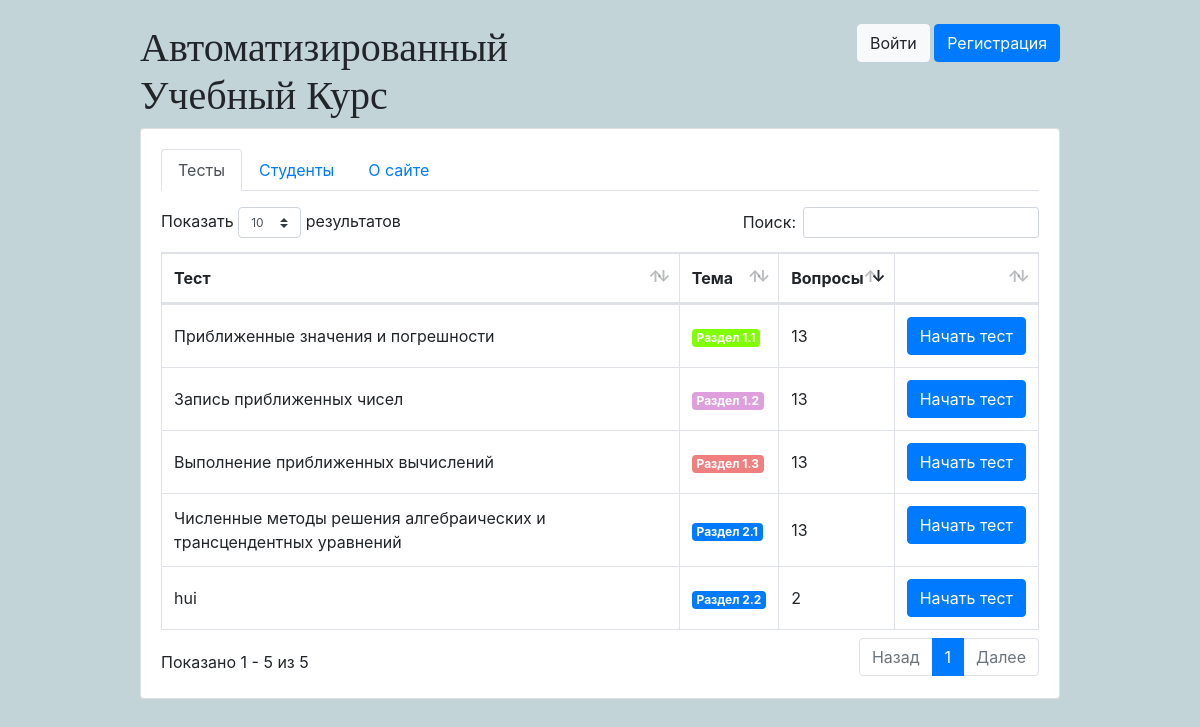
The app's page /, older data.
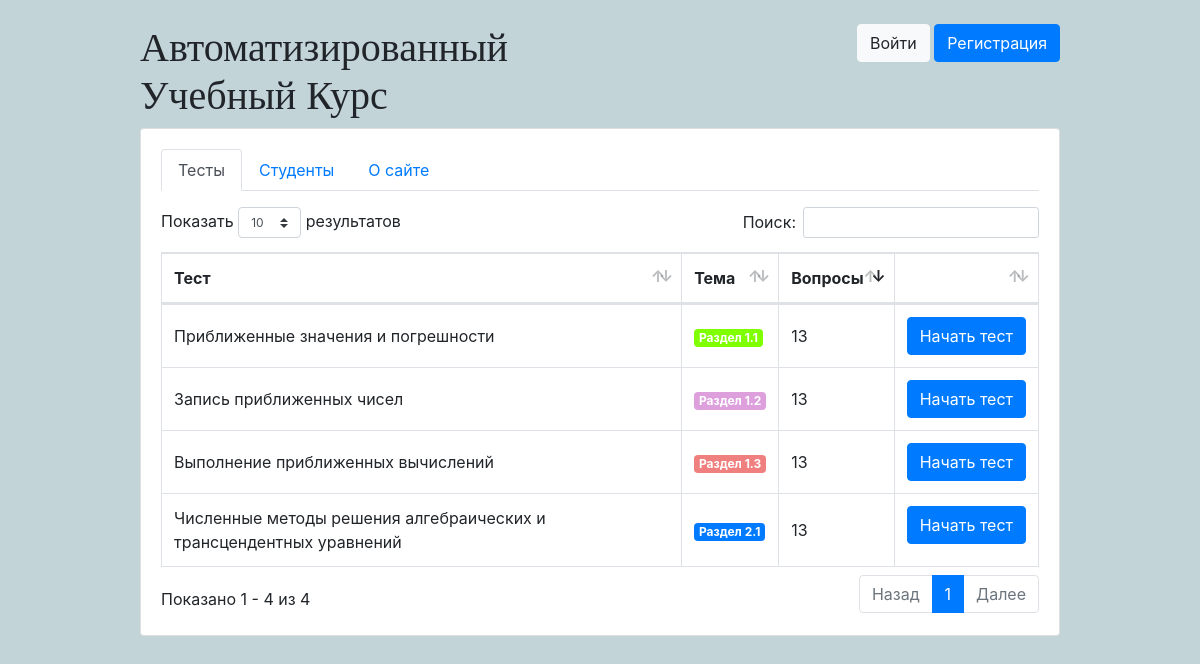
The same page, newer data.
### classroom/models.py (models this page shows, shortened)
class Quiz(models.Model):
    owner = models.ForeignKey(User, on_delete=models.CASCADE, related_name='quizzes')
    name = models.CharField(max_length=255)
    subject = models.ForeignKey(Subject, on_delete=models.CASCADE, related_name='quizzes')

class Subject(models.Model):
    name = models.CharField(max_length=30)
    color = models.CharField(max_length=7, default='#007bff')
    def get_html_badge(self):
        name = escape(self.name)
        color = escape(self.color)
        html = '<span class="badge badge-primary" style="background-color: %s">%s</span>' % (color, name)
        return mark_safe(html)

### classroom/views/classroom.py (the view, shortened to what this page needs)
# urls.py: path('', classroom.home, name='home'),
def home(request):
    return render(request,'classroom/quiz_list.html',{
        'quizzes':Quiz.objects.annotate(questions_count=Count('questions')) \
            .filter(questions_count__gt=0)})

### classroom/templates/classroom/quiz_list.html (shortened to what this page needs)
{% extends 'base.html' %}
{% load static %}
{% block css %}
<link rel="stylesheet" type="text/css" href="{% static 'datatables/dataTables.bootstrap4.min.css' %}">
{% endblock %}
{% block content %}
  {% include 'classroom/_guest_header.html' with active='quizzes' %}
  <table class="table table-bordered mb-0" id="tb_quizlist" >
    <thead>
      <tr>
        <th>Тест</th>
        <th class="d-none d-sm-table-cell">Тема</th>
        <th class="d-none d-sm-table-cell">Вопросы</th>
        <th></th>
      </tr>
    </thead>
    <tbody>
      {% for quiz in quizzes %}
        <tr{% if quiz.subject.id in student_subjects %} style="background: #fdf7e3"{%endif%}>
          <td class="align-middle">{{ quiz.name }}</td>
          <td class="align-middle d-none d-sm-table-cell">{{ quiz.subject.get_html_badge }}</td>
          <td class="align-middle d-none d-sm-table-cell">{{ quiz.questions_count }}</td>
          <td class="text-right" data-orderable="false">
            <a href="{% url 'students:take_quiz' quiz.pk %}" class="btn btn-primary">Начать тест</a>
          </td>
        </tr>
      {% endfor %}
    </tbody>
  </table>
{% endblock %}

Row changes from the older to the newer data that the page shows:
removed Quiz: name "hui", subject.get_html_badge "Раздел 2.2", questions_count "2"
Text that changed along with them:
text written by a page script: "Показать результатов Поиск: Показано 1 - 5 из 5 Назад 1 Далее" → "Показать результатов Поиск: Показано 1 - 4 из 4 Назад 1 Далее"
